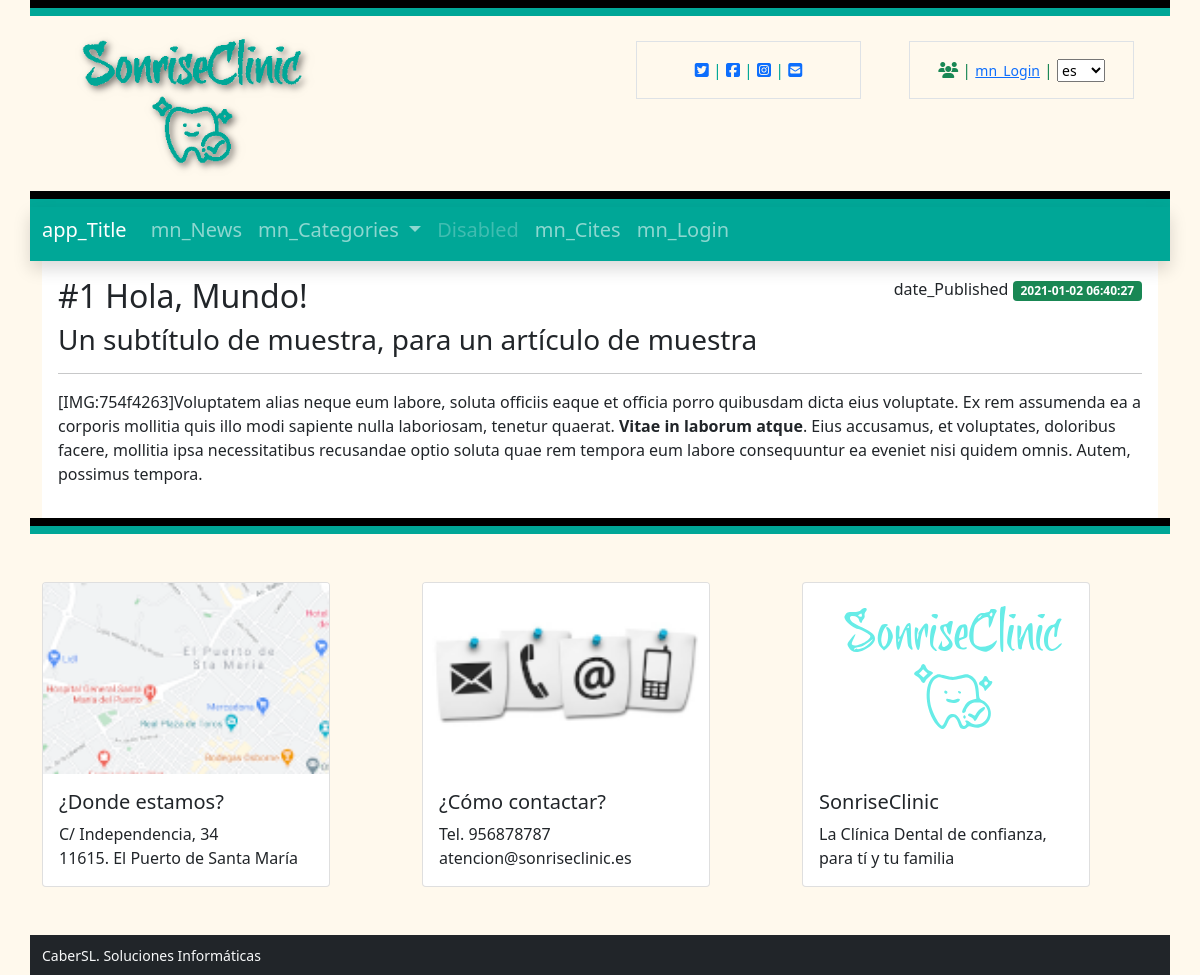
Screenshot of /article.php?id=1 with the database file from the repository.
### tables this page shows
CREATE TABLE `settings` (
  `id` int(9) NOT NULL,
  `type` varchar(10) NOT NULL,
  `label` varchar(25) NOT NULL,
  `value` varchar(255) NOT NULL
);

CREATE TABLE `articles` (
  `id` int(9) NOT NULL,
  `title` varchar(255) NOT NULL,
  `subtitle` varchar(255) NOT NULL,
  `text` text NOT NULL,
  `date_created` datetime NOT NULL DEFAULT current_timestamp(),
  `date_published` datetime DEFAULT NULL,
  `date_modifiqued` datetime DEFAULT NULL,
  `enabled` tinyint(1) NOT NULL,
  `author` int(11) NOT NULL
);

### includes/sessions.php (called while the page is built, shortened)
<?php
if (isset($_SESSION['lang'])) {
    $lang = $_SESSION['lang'];
} else {
    $lang = null;
}
function isAuthenticated()
{
    if (isset($_SESSION['autentificado'])) {
        return $_SESSION['autentificado'];
    } else return FALSE;
}

### includes/class.data.php (called while the page is built, shortened)
<?php
class DataBase
{
    var $connection;
    public function __construct()
    {
        if (DB_PASS == NULL)
            $this->connection = mysqli_connect(DB_SERVER, DB_USER, DB_NAME);
        else
            $this->connection = mysqli_connect(DB_SERVER, DB_USER, DB_PASS, DB_NAME);
        return true;
    }
    public function send($sql, $type = 'ARRAY')
    {
        $result = mysqli_query($this->connection, $sql) or die(mysqli_error($this->connection));
        $return = array();
        if ($type == 'ARRAY')
            while (($return[] = mysqli_fetch_array($result))) {
            }
        else {
            while (($return[] = mysqli_fetch_assoc($result))) {
            }
        }
        if (count($return) > 1)
            unset($return[count($return) - 1]);
        else
            $return = FALSE;
        return $return;
    }
    public function select($table, $where, $type = 'ARRAY')
    {
        $sql = "SELECT * FROM " . $table . " WHERE " . $where;
        $result = mysqli_query($this->connection, $sql);
        $return = array();
        if ($type == 'ARRAY')
            while (($return[] = mysqli_fetch_array($result))) {
            }
        else
            while (($return[] = mysqli_fetch_assoc($result))) {
            }
        if (count($return) > 1)
            unset($return[count($return) - 1]);
        else
            $return = FALSE;
        return $return;
    }
}

### article.php (the view, shortened to what this page needs)
<?php
include("includes/functions.php");
include("includes/sessions.php");
$db = new DataBase(DB_SERVER, DB_USER, DB_PASS, DB_NAME, 1);
$id = $_GET['id'];
$article = $db->send("SELECT * FROM articles WHERE enabled = 1 AND id = $id");
$articleX = $article[0];
?>
<!DOCTYPE html>
<html lang="<?= $lang ?>">
<?php require "sections/head.php"; ?>
<body class="bg-light">
  <?php
    include "sections/header.php";
    include "sections/navbar.php";
  ?>
  <div class="container bg-light">
    <div class="container-fluid px-3 py-3" style="background-color: white">
      <div class="position-relative">
        <div class="position-absolute top-0 end-0"><?=__("date_Published", $lang)?>
          <div class="badge bg-success"><?=$articleX['date_published']?></div>
        </div>
      </div>
      <h2><?=$articleX['title']?></h2>
      <h3><?=$articleX['subtitle']?></h3>
      <p><?=$articleX['text']?></p>
    </div>
  </div>
  <?php
    include "sections/footer.php";
    ?>
</body>
</html>

### sections/header.php (shortened to what this page needs)
<div class="container bg-light">
  <div class="row" style="border-top: 8px solid black"></div>
  <div class="row align-items-start" style="border-top: 8px solid #00A797">
    <div class="col">
      <img class="rounded float-start" src="images/logo.png" width="300" height="175">
    </div>
    <div class="col">
      <div class="social">
        <div class="container px-4">
          <div class="row gx-5">
            <div class="col ">
              <div class="p-3 border bg-light text-center text-primary">
                <?php
                $db = new DataBase(DB_SERVER, DB_USER, DB_PASS, DB_NAME, 1);
                $social = $db->send("SELECT * FROM settings WHERE label like 'fab %' AND value<>'';");
                if (!empty($social)) :
                  $cont = 0;
                  foreach ($social as $key) :
                    $cont++;
                    if ($cont > 1) echo "|"; ?>
                    <a href="<?= $key['value'] ?>" target="_blank" style="text-decoration:none;">
                      <i class="fab <?= $key['label'] ?> my-2 my-sm-0"></i>
                    </a>
                  <?php endforeach;
                endif;
                $email = $db->select("settings", "type = 'email' AND value <>''");
                if (!empty($email)) : ?>
                  | <a href="mailto:<?= $email[0]['value'] ?>"><i class="fas <?= $email[0]['label'] ?> my-2 my-sm-0"></i></a>
                <?php endif;
                ?>
              </div>
            </div>
            <div class="col">
              <div class="p-3 border bg-light text-center text-success">
                <?php if (!isAuthenticated()) : ?>
                  <i class="fas fa-users"></i> | <a class="small" href="login.php"><?= __('mn_Login', $lang) ?></a>
                <?php else : ?>
                  <i class="fas fa-user my-2 my-sm-0"></i> | <?= $_SESSION['name'] ?>
                <?php endif; ?> |
                <select class="w-25 d-inline small" id="selectlang">
                  <option value="es" <?= $lang == 'es' ? ' selected' : '' ?>>es</option>
                </select>
              </div>
            </div>
          </div>
        </div>
      </div>
    </div>
  </div>
</div>

### css/styles.css (style rules this page uses)
.bg-light { background-color: #FFF9ED !important; }
.text-primary { color: #00A797 !important; }
.social { margin-top: 25px; }

### rows the page displays
articles: date_published "2021-01-02 06:40:27", title "#1 Hola, Mundo!", subtitle "Un subtítulo de muestra, para un artículo de muestra", text "[IMG:754f4263]Voluptatem alias neque eum labore, soluta officiis eaque et officia porro quibusdam dicta eius voluptate. Ex rem assumenda ea a corporis mollitia quis illo modi sapiente nulla laboriosam, tenetur quaerat. Vitae in laborum atque . Eius accusamus, et voluptates, doloribus facere, mollitia ipsa necessitatibus recusandae optio soluta quae rem tempora eum labore consequuntur ea eveniet nisi quidem omnis. Autem, possimus tempora."

### other values shown
__('mn_Login', $lang) "mn_Login"
__('app_Title', $lang) "app_Title"
__('mn_News', $lang) "mn_News"
__('mn_Categories', $lang) "mn_Categories"
__('mn_Cites', $lang) "mn_Cites"
__("date_Published", $lang) "date_Published"
